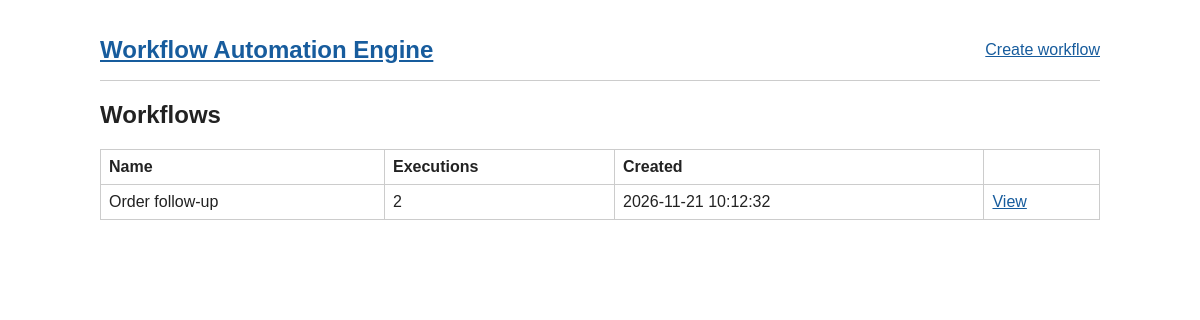
The page / on the database its author committed.
### tables this page shows
CREATE TABLE workflows (
    id INTEGER PRIMARY KEY AUTOINCREMENT,
    name TEXT NOT NULL,
    definition TEXT NOT NULL,
    created_at TEXT NOT NULL DEFAULT CURRENT_TIMESTAMP
);

### app/routes.py (the view)
    @app.route("/")
    def index():
        db = get_db()
        cursor = db.execute(
            """
            SELECT w.id, w.name, w.created_at,
                   COUNT(we.id) AS execution_count
            FROM workflows w
            LEFT JOIN workflow_executions we ON we.workflow_id = w.id
            GROUP BY w.id, w.name, w.created_at
            ORDER BY w.created_at DESC
            """
        )
        workflows = rows_as_dicts(cursor.fetchall())
        return render_template("index.html", workflows=workflows)

### app/db.py (called while the page is built)
def get_db():
    if "db" not in g:
        g.db = sqlite3.connect(
            current_app.config["DATABASE_PATH"],
            check_same_thread=False,
            timeout=30,
        )
        g.db.row_factory = sqlite3.Row
        g.db.execute("PRAGMA foreign_keys = ON")
        g.db.execute("PRAGMA busy_timeout = 30000")
    return g.db

### app/routes.py (called while the page is built)
def rows_as_dicts(rows):
    return [dict(row) for row in rows]

### app/templates/index.html
{% extends "base.html" %}
{% block content %}
<h2>Workflows</h2>
{% if workflows %}
<table>
    <thead><tr><th>Name</th><th>Executions</th><th>Created</th><th></th></tr></thead>
    <tbody>
    {% for workflow in workflows %}
    <tr>
        <td>{{ workflow.name }}</td>
        <td>{{ workflow.execution_count }}</td>
        <td>{{ workflow.created_at }}</td>
        <td><a href="{{ url_for('workflow_detail', workflow_id=workflow.id) }}">View</a></td>
    </tr>
    {% endfor %}
    </tbody>
</table>
{% else %}
<p>No workflows have been created.</p>
{% endif %}
{% endblock %}

### app/static/style.css (style rules this page uses)
body { max-width: 1000px; margin: 0 auto; padding: 20px; font-family: Arial, sans-serif; color: #222; }
a { color: #175c9d; }
table { width: 100%; border-collapse: collapse; }
th, td { border: 1px solid #ccc; padding: 8px; text-align: left; }

### rows shown on the page
workflows: name "Order follow-up", execution_count "2", created_at "2026-11-21 10:12:32"
